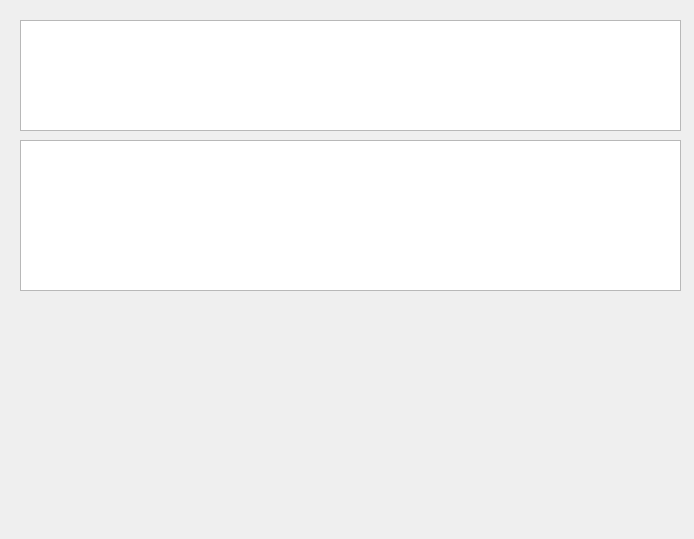
<?xml version="1.0" encoding="UTF-8"?>
<ui version="4.0">
 <class>Form</class>
 <widget class="QWidget" name="Form">
  <property name="geometry">
   <rect>
    <x>0</x>
    <y>0</y>
    <width>694</width>
    <height>539</height>
   </rect>
  </property>
  <property name="windowTitle">
   <string>Tag</string>
  </property>
  <widget class="QPlainTextEdit" name="plainTextEdit">
   <property name="geometry">
    <rect>
     <x>20</x>
     <y>20</y>
     <width>661</width>
     <height>111</height>
    </rect>
   </property>
  </widget>
  <widget class="QPlainTextEdit" name="plainTextEdit_2">
   <property name="geometry">
    <rect>
     <x>20</x>
     <y>140</y>
     <width>661</width>
     <height>151</height>
    </rect>
   </property>
  </widget>
 </widget>
 <resources/>
 <connections/>
</ui>
